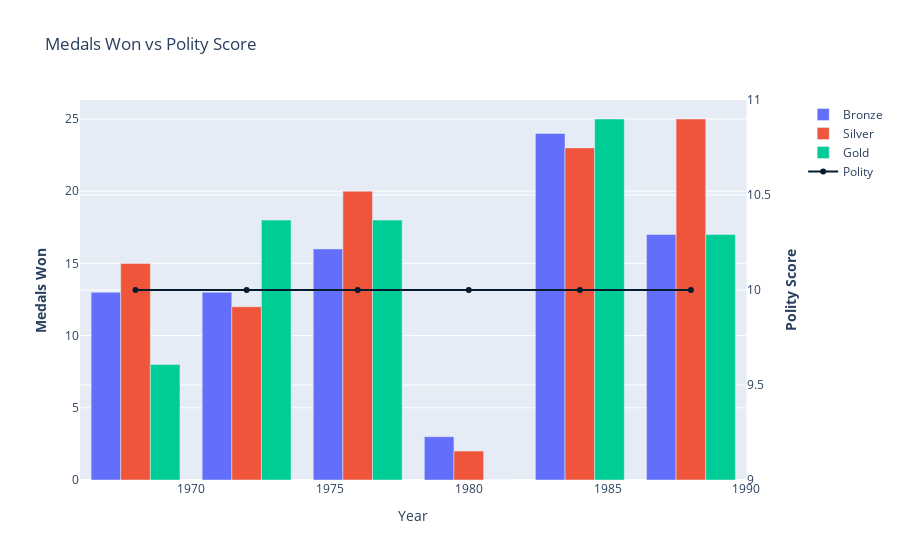
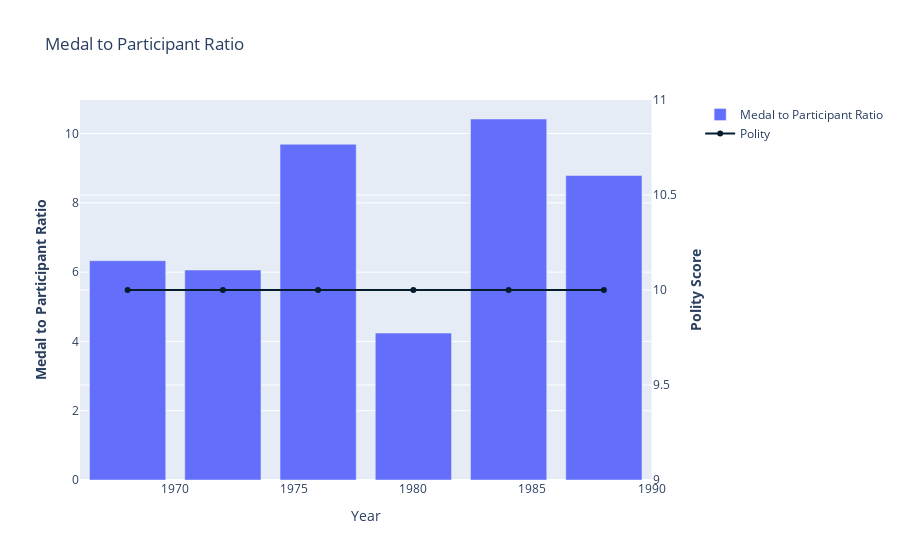
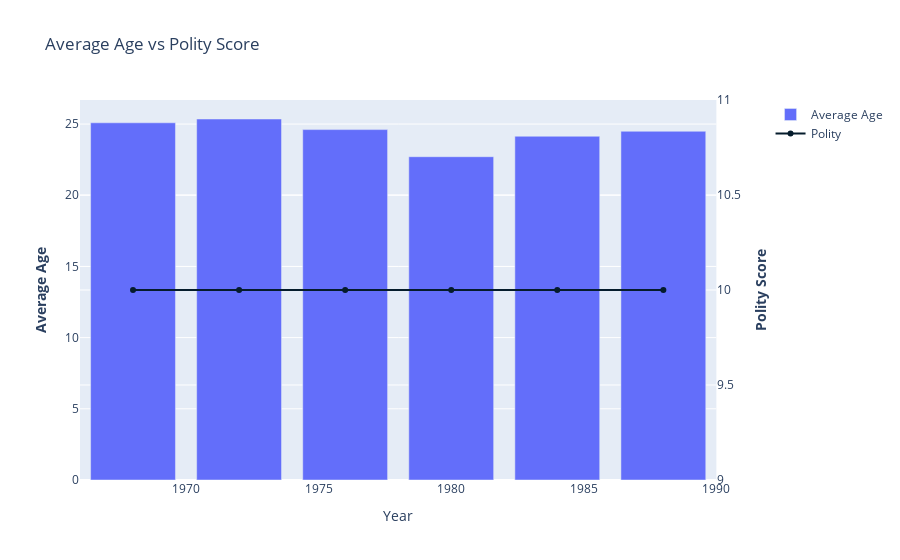
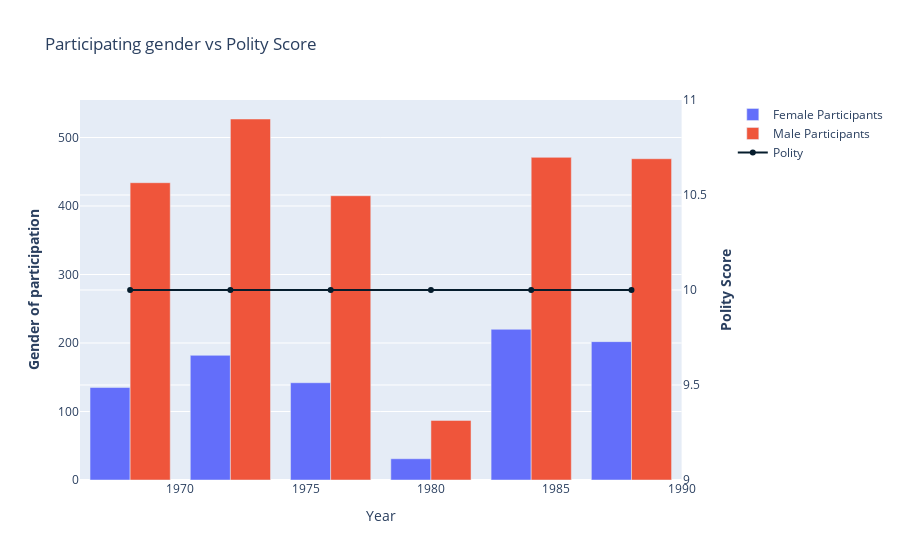

Notebook code for these charts, in order:
### Code cell
plot_graphs_for_country(final_df, polity_dff3, 'GERMANY', 1968, 1988)

### Figure 1 — Plotly figure (JSON) as saved in the notebook; plotly's stock layout.template omitted (floating-point values rounded to 4 significant figures)
{"data": [{"name": "Bronze", "type": "bar", "x": [1968, 1972, 1976, 1980, 1984, 1988], "xaxis": "x", "y": [13, 13, 16, 3, 24, 17], "yaxis": "y"}, {"name": "Silver", "type": "bar", "x": [1968, 1972, 1976, 1980, 1984, 1988], "xaxis": "x", "y": [15, 12, 20, 2, 23, 25], "yaxis": "y"}, {"name": "Gold", "type": "bar", "x": [1968, 1972, 1976, 1980, 1984, 1988], "xaxis": "x", "y": [8, 18, 18, 0, 25, 17], "yaxis": "y"}, {"marker": {"color": "#051c2c"}, "name": "Polity", "type": "scatter", "x": [1968, 1972, 1976, 1980, 1984, 1988], "xaxis": "x", "y": [10, 10, 10, 10, 10, 10], "yaxis": "y2"}], "layout": {"title": {"text": "Medals Won vs Polity Score"}, "xaxis": {"anchor": "y", "domain": [0, 0.94], "title": {"text": "Year"}}, "yaxis": {"anchor": "x", "domain": [0, 1], "title": {"text": "<b>Medals Won</b>"}}, "yaxis2": {"anchor": "x", "overlaying": "y", "side": "right", "title": {"text": "<b>Polity Score</b>"}}}}

### Figure 2 — Plotly figure (JSON) as saved in the notebook; plotly's stock layout.template omitted (floating-point values rounded to 4 significant figures)
{"data": [{"name": "Medal to Participant Ratio", "type": "bar", "x": [1968, 1972, 1976, 1980, 1984, 1988], "xaxis": "x", "y": [6.33, 6.06, 9.69, 4.24, 10.42, 8.79], "yaxis": "y"}, {"marker": {"color": "#051c2c"}, "name": "Polity", "type": "scatter", "x": [1968, 1972, 1976, 1980, 1984, 1988], "xaxis": "x", "y": [10, 10, 10, 10, 10, 10], "yaxis": "y2"}], "layout": {"title": {"text": "Medal to Participant Ratio"}, "xaxis": {"anchor": "y", "domain": [0, 0.94], "title": {"text": "Year"}}, "yaxis": {"anchor": "x", "domain": [0, 1], "title": {"text": "<b>Medal to Participant Ratio</b>"}}, "yaxis2": {"anchor": "x", "overlaying": "y", "side": "right", "title": {"text": "<b>Polity Score</b>"}}}}

### Figure 3 — Plotly figure (JSON) as saved in the notebook; plotly's stock layout.template omitted (floating-point values rounded to 4 significant figures)
{"data": [{"name": "Average Age", "type": "bar", "x": [1968, 1972, 1976, 1980, 1984, 1988], "xaxis": "x", "y": [25.09, 25.36, 24.61, 22.71, 24.14, 24.49], "yaxis": "y"}, {"marker": {"color": "#051c2c"}, "name": "Polity", "type": "scatter", "x": [1968, 1972, 1976, 1980, 1984, 1988], "xaxis": "x", "y": [10, 10, 10, 10, 10, 10], "yaxis": "y2"}], "layout": {"title": {"text": "Average Age vs Polity Score"}, "xaxis": {"anchor": "y", "domain": [0, 0.94], "title": {"text": "Year"}}, "yaxis": {"anchor": "x", "domain": [0, 1], "title": {"text": "<b>Average Age</b>"}}, "yaxis2": {"anchor": "x", "overlaying": "y", "side": "right", "title": {"text": "<b>Polity Score</b>"}}}}

### Figure 4 — Plotly figure (JSON) as saved in the notebook; plotly's stock layout.template omitted (floating-point values rounded to 4 significant figures)
{"data": [{"name": "Female Participants", "type": "bar", "x": [1968, 1972, 1976, 1980, 1984, 1988], "xaxis": "x", "y": [135, 182, 142, 31, 220, 202], "yaxis": "y"}, {"name": "Male Participants", "type": "bar", "x": [1968, 1972, 1976, 1980, 1984, 1988], "xaxis": "x", "y": [434, 527, 415, 87, 471, 469], "yaxis": "y"}, {"marker": {"color": "#051c2c"}, "name": "Polity", "type": "scatter", "x": [1968, 1972, 1976, 1980, 1984, 1988], "xaxis": "x", "y": [10, 10, 10, 10, 10, 10], "yaxis": "y2"}], "layout": {"title": {"text": "Participating gender vs Polity Score"}, "xaxis": {"anchor": "y", "domain": [0, 0.94], "title": {"text": "Year"}}, "yaxis": {"anchor": "x", "domain": [0, 1], "title": {"text": "<b>Gender of participation</b>"}}, "yaxis2": {"anchor": "x", "overlaying": "y", "side": "right", "title": {"text": "<b>Polity Score</b>"}}}}
